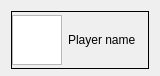
<?xml version="1.0" encoding="UTF-8"?>
<ui version="4.0">
 <class>Form</class>
 <widget class="QWidget" name="Form">
  <property name="geometry">
   <rect>
    <x>0</x>
    <y>0</y>
    <width>160</width>
    <height>76</height>
   </rect>
  </property>
  <property name="minimumSize">
   <size>
    <width>0</width>
    <height>76</height>
   </size>
  </property>
  <property name="windowTitle">
   <string>Form</string>
  </property>
  <layout class="QVBoxLayout" name="verticalLayout_2">
   <item>
    <widget class="QFrame" name="frame">
     <property name="minimumSize">
      <size>
       <width>0</width>
       <height>58</height>
      </size>
     </property>
     <property name="frameShape">
      <enum>QFrame::Box</enum>
     </property>
     <layout class="QVBoxLayout" name="verticalLayout">
      <property name="leftMargin">
       <number>0</number>
      </property>
      <property name="topMargin">
       <number>0</number>
      </property>
      <property name="rightMargin">
       <number>0</number>
      </property>
      <property name="bottomMargin">
       <number>0</number>
      </property>
      <item>
       <layout class="QHBoxLayout" name="horizontalLayout">
        <item>
         <widget class="QGraphicsView" name="graphicsView">
          <property name="sizePolicy">
           <sizepolicy hsizetype="MinimumExpanding" vsizetype="MinimumExpanding">
            <horstretch>0</horstretch>
            <verstretch>0</verstretch>
           </sizepolicy>
          </property>
          <property name="minimumSize">
           <size>
            <width>50</width>
            <height>50</height>
           </size>
          </property>
          <property name="maximumSize">
           <size>
            <width>50</width>
            <height>50</height>
           </size>
          </property>
         </widget>
        </item>
        <item>
         <widget class="QLabel" name="label">
          <property name="text">
           <string>Player name</string>
          </property>
         </widget>
        </item>
       </layout>
      </item>
     </layout>
    </widget>
   </item>
  </layout>
 </widget>
 <resources/>
 <connections/>
</ui>
